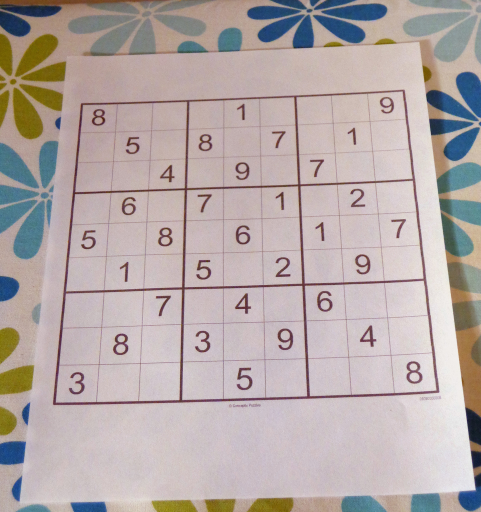
#> input picture sudoku.jpg, 962 x 1024 px, found by its file name (shown at 1/2 size)
$ jupyter execute 'Morphology and Gradient.ipynb'   (shell and % lines are left out)   (older library calls are emulated)
#> lines starting #> are read from the running program, lines starting #| are printed output that depends on the picture
### Morphological operators are basically kernels that can achieve blurring or smoothing or can also help in reducing noise. Some can add or remove erosion from an existing image.

[cell 1]
import numpy as np
import cv2
import matplotlib.pyplot as plt

[cell 2]
def load_img():
    blank_img = np.zeros((600,600))
    font = cv2.FONT_HERSHEY_SIMPLEX
    cv2.putText(blank_img, text='ABCDE', org= (50,300), fontFace = font, fontScale = 5, color=(255,255,255), thickness=18)
    return blank_img

[cell 3]
def display_img(img):
    fig = plt.figure(figsize=(12,10))
    ax = fig.add_subplot(111)
    ax.imshow(img, cmap='gray')

[cell 4]
img = load_img()

[cell 5]
display_img(img)

[cell 6]
# Erosion basically erodes away boundaries of objects in forground

[cell 7]
kernel = np.ones((5,5),dtype=np.uint8)

[cell 8]
result = cv2.erode(img, kernel, iterations=3)

[cell 9]
display_img(result)
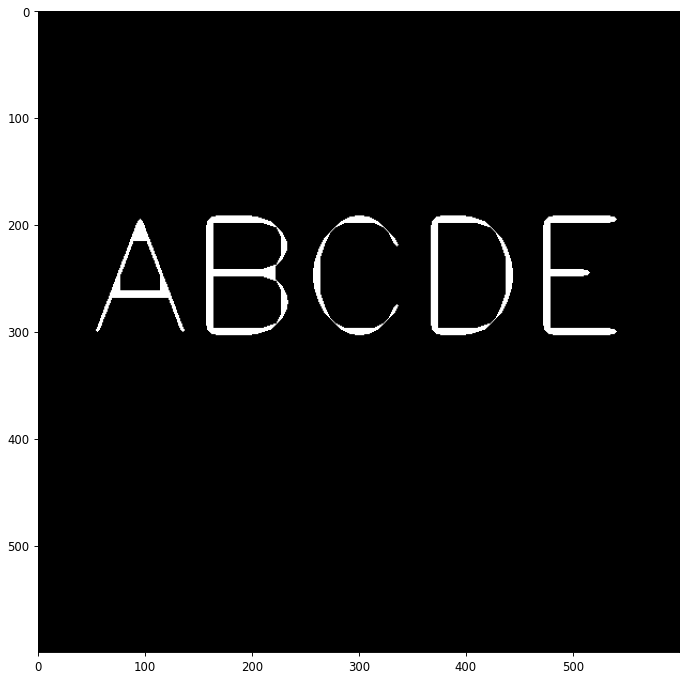
#> figure drawn by matplotlib, 1 panel

[cell 10]
# Opening makes the image erode and also dilate it, meaning it will add some boundary in the foreground to remove noise

[cell 11]
img = load_img()

[cell 12]
white_noise = np.random.randint(low=0,high=2,size=(600,600))

[cell 13]
display_img(white_noise) # We will put this on top of our actual image
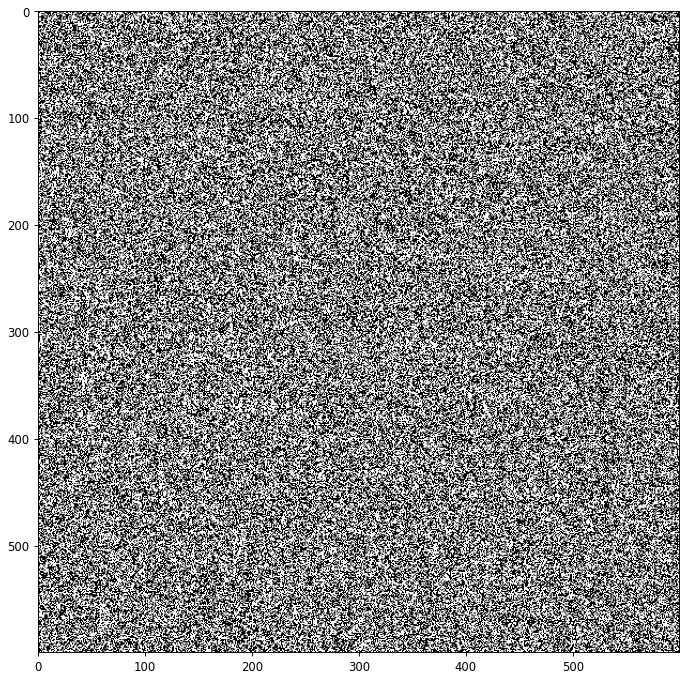
#> figure drawn by matplotlib, 1 panel

[cell 14]
noise_img = white_noise + img # Adding the noise before scaling it down to original image

[cell 15]
display_img(noise_img) # As a result nothing appears in the image because the max value of our original image is unaffected by
# adding ones and zeros of the white noise

[cell 16]
img.max()

[cell 17]
white_noise = white_noise * 255 # Scaling it to match our original image

[cell 18]
noise_img_new = white_noise + img

[cell 19]
display_img(noise_img_new)
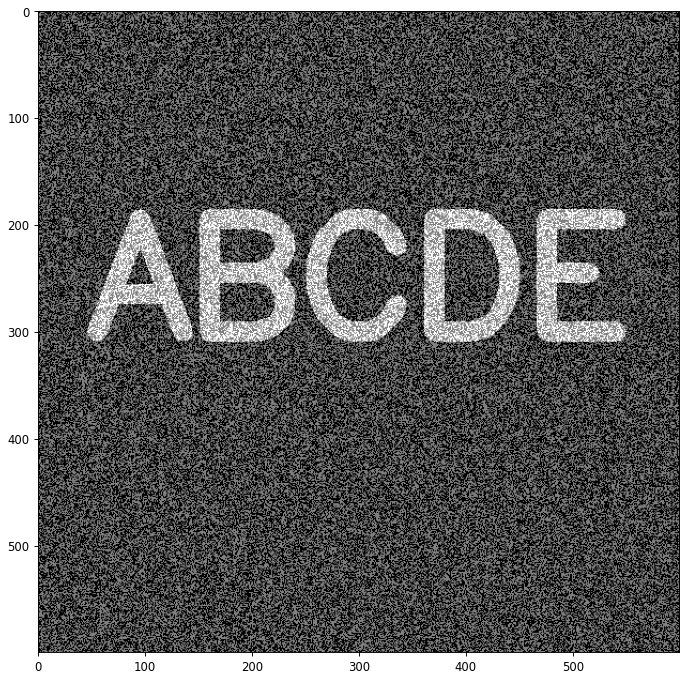
#> figure drawn by matplotlib, 1 panel

[cell 20]
opened_image = cv2.morphologyEx(noise_img_new,cv2.MORPH_OPEN, kernel)

[cell 21]
display_img(opened_image)

### Now we shall add noise in the foreground of the image and try to reduce it using closing technique

[cell 22]
img = load_img()

[cell 23]
black_noise = np.random.randint(low=0,high=2,size=(600,600))

[cell 24]
black_noise = black_noise * -255

[cell 25]
black_noise # So it will not affect the black but it will affect the foreground

[cell 26]
display_img(black_noise)
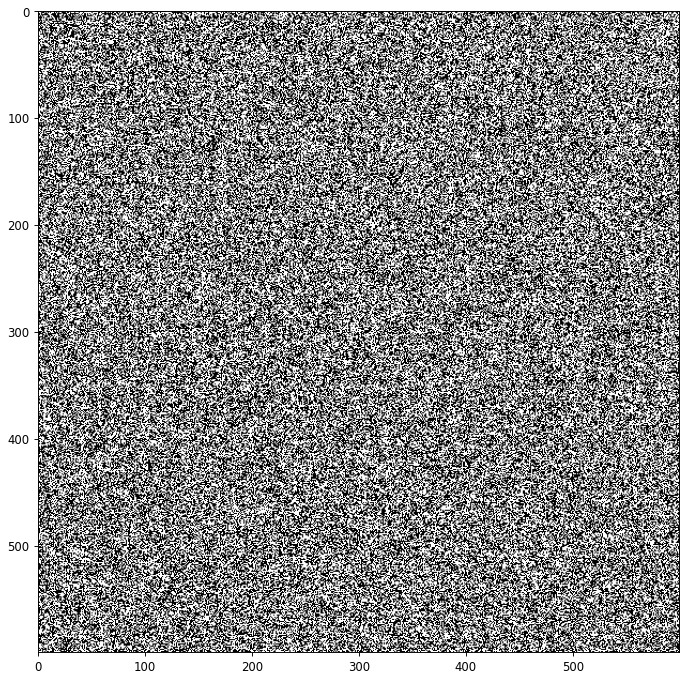
#> figure drawn by matplotlib, 1 panel

[cell 27]
img.max()

[cell 28]
black_noise_img = img + black_noise

[cell 29]
black_noise_img.min()

[cell 30]
black_noise_img[black_noise_img == -255] = 0

[cell 31]
black_noise_img.min()

[cell 32]
black_noise_img.max()

[cell 33]
display_img(black_noise_img)
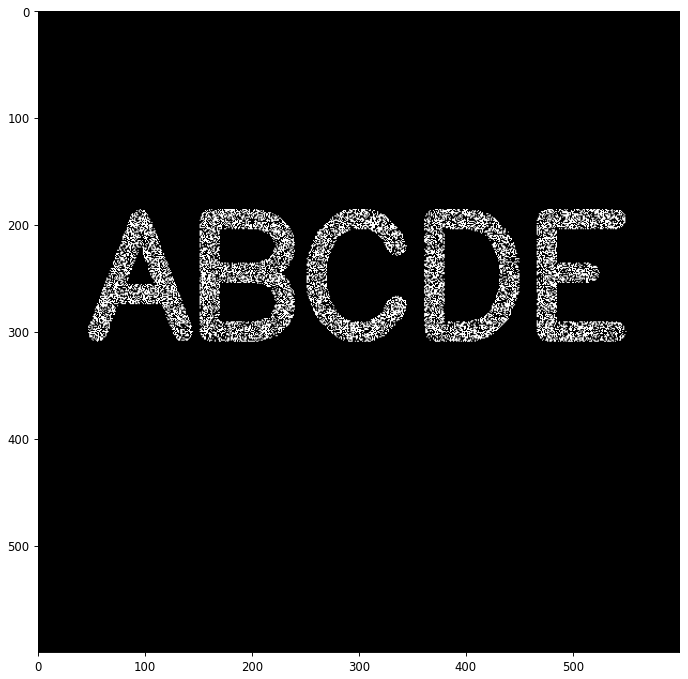
#> figure drawn by matplotlib, 1 panel

[cell 34]
closing = cv2.morphologyEx(black_noise_img,cv2.MORPH_CLOSE,kernel)

[cell 35]
display_img(closing)

# GRADIENT

[cell 36]
# Gradient change is basically the directional change of the intensity or color of an image from one side to another. It will
# help us in image classification, object tracking, edge detection.
# The opeartor uses two 3X3 kernel for approximating derivatives in x-directional boundaries and y-directional boundaries

[cell 37]
sudoku_img = cv2.imread('Computer-Vision-with-Python/DATA/sudoku.jpg',0)
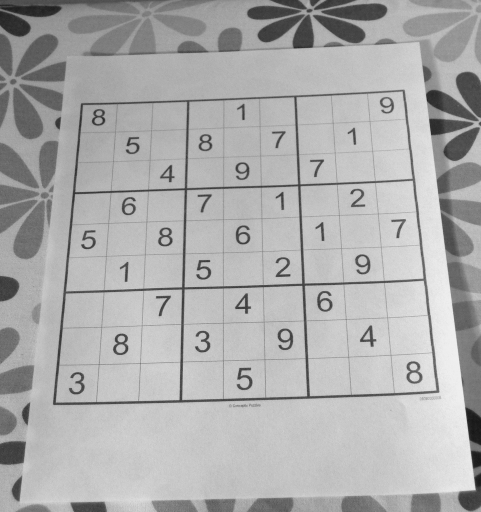
#> sudoku_img: shape (1024, 962) (shown at 1/2 size); min 20, max 245, mean 172.8

[cell 38]
display_img(sudoku_img)

[cell 39]
sobelx = cv2.Sobel(sudoku_img,cv2.CV_64F, 1,0,ksize= 5)
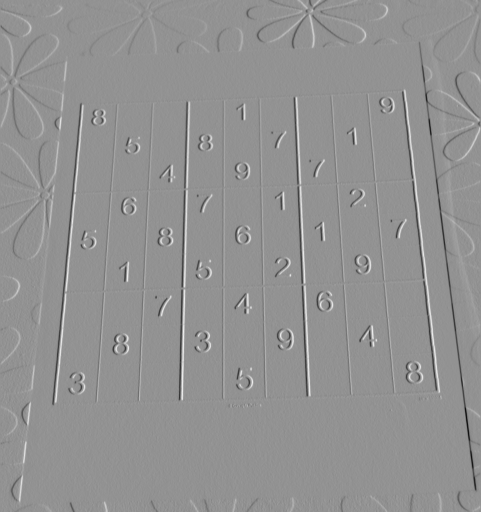
#> sobelx: shape (1024, 962) float64 (shown at 1/2 size); min -8846, max 6561, mean 0.9; drawn with min black and max white

[cell 40]
display_img(sobelx)

[cell 41]
sobely = cv2.Sobel(sudoku_img,cv2.CV_64F, 0,1,ksize= 5)
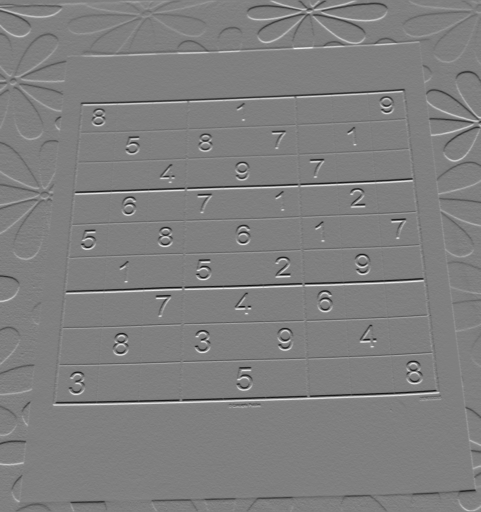
#> sobely: shape (1024, 962) float64 (shown at 1/2 size); min -6555, max 6535, mean 3.4; drawn with min black and max white

[cell 42]
display_img(sobely)

[cell 43]
laplace = cv2.Laplacian(sudoku_img,cv2.CV_64F)
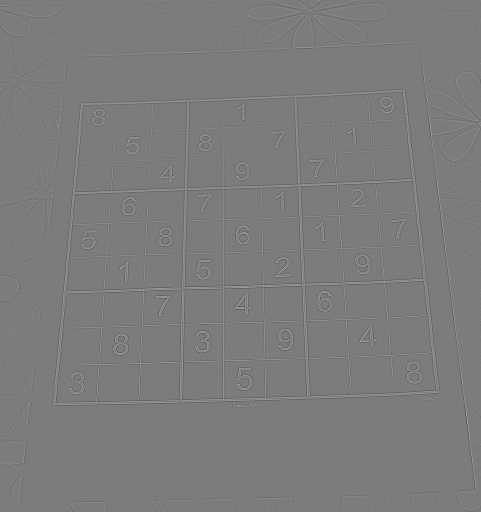
#> laplace: shape (1024, 962) float64 (shown at 1/2 size); min -231, max 242, mean 0; drawn with min black and max white

[cell 44]
display_img(laplace)

[cell 45]
blended = cv2.addWeighted(src1 = sobelx, src2 = sobely, alpha =0.5, gamma = 0,beta =0.5)
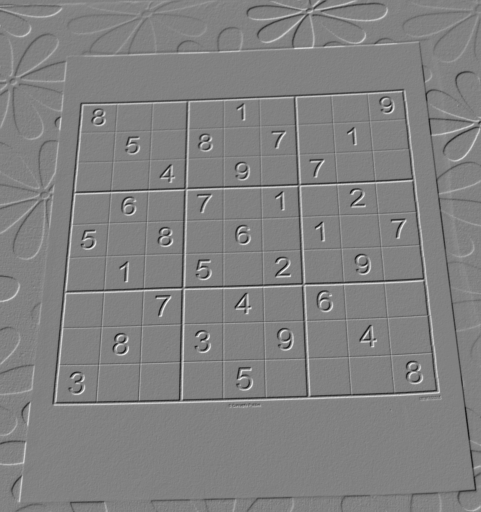
#> blended: shape (1024, 962) float64 (shown at 1/2 size); min -4407, max 4264, mean 2.2; drawn with min black and max white

$ run again, with Nadia_Murad.jpg copied over sudoku.jpg
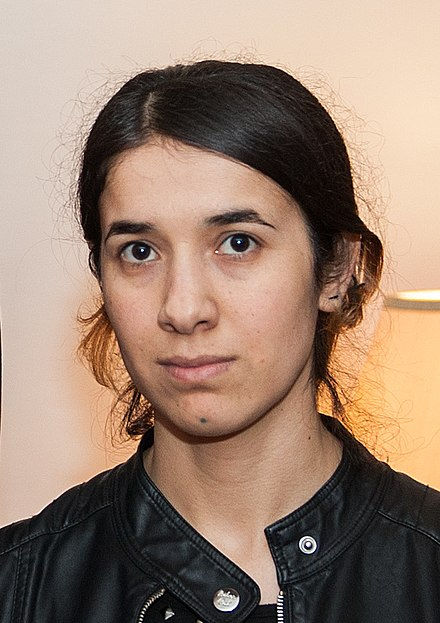
#> input picture Nadia_Murad.jpg, 440 x 623 px, found by its file name
#> `sudoku_img = cv2.imread('Computer-Vision-with-Python/DATA/sudoku.jpg',0)`:
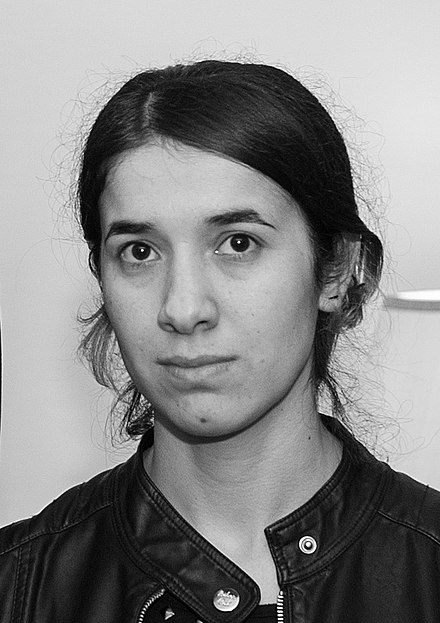
#> sudoku_img: shape (623, 440); min 0, max 255, mean 134.7
#> `laplace = cv2.Laplacian(sudoku_img,cv2.CV_64F)`:
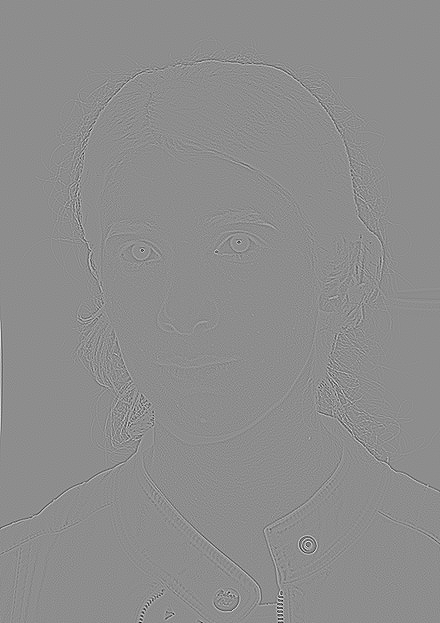
#> laplace: shape (623, 440) float64; min -628, max 504, mean 0; drawn with min black and max white
